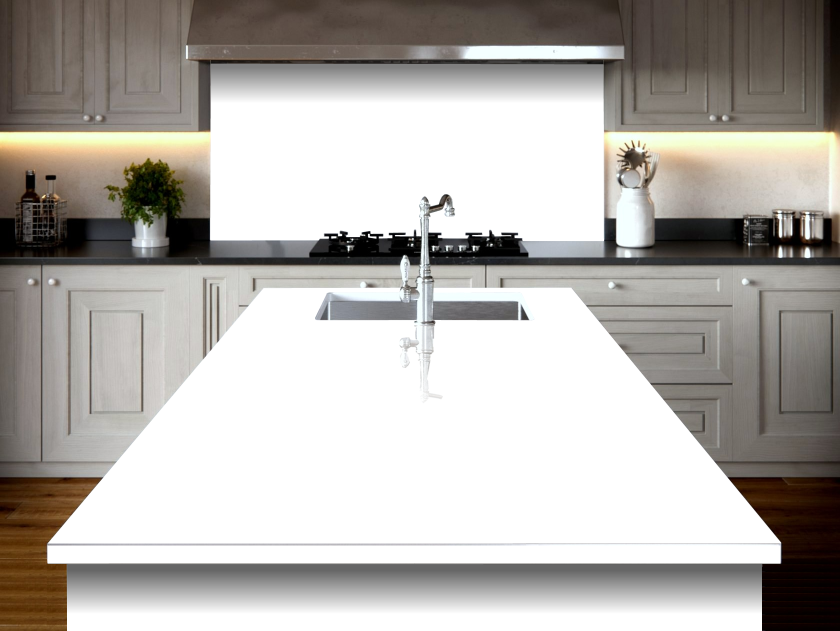
#> input picture Backend/MockupResources/Bancadas/bancada2.png, 1680 x 1261 px (shown at 1/2 size)
$ python create_icon.py
#> lines starting #> are read from the running program, lines starting #| are printed output that depends on the picture
#!/usr/bin/env python3
"""
Script para criar um ícone baseado na moldura da Bancada #2 com fundo cinza claro
Mantém proporção original da moldura sem forçar formato quadrado
"""
from PIL import Image
import os

# Caminhos
bancada_path = "Backend/MockupResources/Bancadas/bancada2.png"
output_path = "Backend/wwwroot/icon-ambientes.png"

# Carrega a imagem da bancada
img = Image.open(bancada_path)
#> img is the input picture: PIL image 1680x1261 RGBA; mean R, G, B, A 155.6, 151.8, 147.3, 140.5

# Converte para RGBA se necessário
if img.mode != 'RGBA':
    img = img.convert('RGBA')

# Redimensiona mantendo proporção original
# Define largura máxima de 128px
max_width = 128
aspect_ratio = img.size[1] / img.size[0]  # altura / largura
#> aspect_ratio = 0.751
new_width = max_width
new_height = int(new_width * aspect_ratio)
#> new_height = 96

img = img.resize((new_width, new_height), Image.Resampling.LANCZOS)
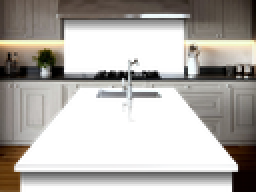
#> img: PIL image 128x96 RGBA (shown 2 times larger); mean R, G, B, A 76.3, 72.3, 67.8, 140.7; transparent parts drawn white

# Cria uma nova imagem com fundo cinza claro usando o tamanho proporcional
icon = Image.new('RGBA', (new_width, new_height), (229, 231, 235, 255))
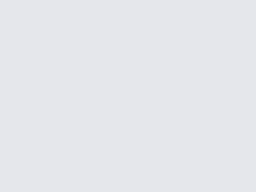
#> icon: PIL image 128x96 RGBA (shown 2 times larger); mean R, G, B, A 229, 231, 235, 255

# Faz o composite da bancada sobre o fundo cinza (respeita alpha/transparência)
icon.paste(img, (0, 0), img)
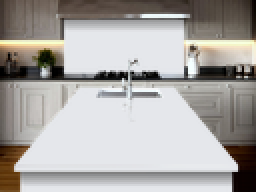
#> icon: PIL image 128x96 RGBA (shown 2 times larger); mean R, G, B, A 167.5, 164.6, 161.9, 248; transparent parts drawn white

# Salva o ícone
icon.save(output_path, 'PNG', optimize=True)
print(f"Icone criado: {output_path}")
print(f"Dimensoes: {new_width}x{new_height}px")
#| Dimensoes: 128x96px
print(f"Tamanho: {os.path.getsize(output_path) / 1024:.1f} KB")

$ run again, with Backend/MockupResources/Bancadas/bancada1.png copied over Backend/MockupResources/Bancadas/bancada2.png
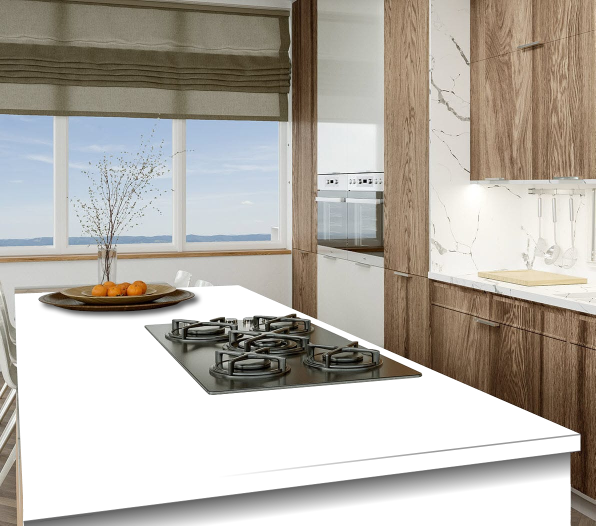
#> input picture Backend/MockupResources/Bancadas/bancada1.png, 1191 x 1051 px (shown at 1/2 size)
#> img is the input picture: PIL image 1191x1051 RGBA; mean R, G, B, A 173.6, 168, 160, 185.4
#> `img = img.resize((new_width, new_height), Image.Resampling.LANCZOS)`:
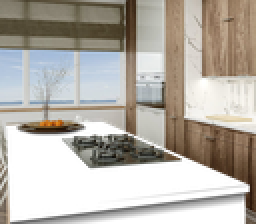
#> img: PIL image 128x112 RGBA (shown 2 times larger); mean R, G, B, A 121.1, 115.5, 107.2, 185.5; transparent parts drawn white
#> `icon.paste(img, (0, 0), img)`:
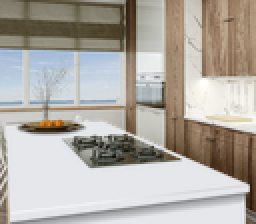
#> icon: PIL image 128x112 RGBA (shown 2 times larger); mean R, G, B, A 175.5, 170.5, 163.6, 250.9; transparent parts drawn white
#| Dimensoes: 128x112px

$ run again, with Backend/MockupResources/Bancadas/bancada4.png copied over Backend/MockupResources/Bancadas/bancada2.png
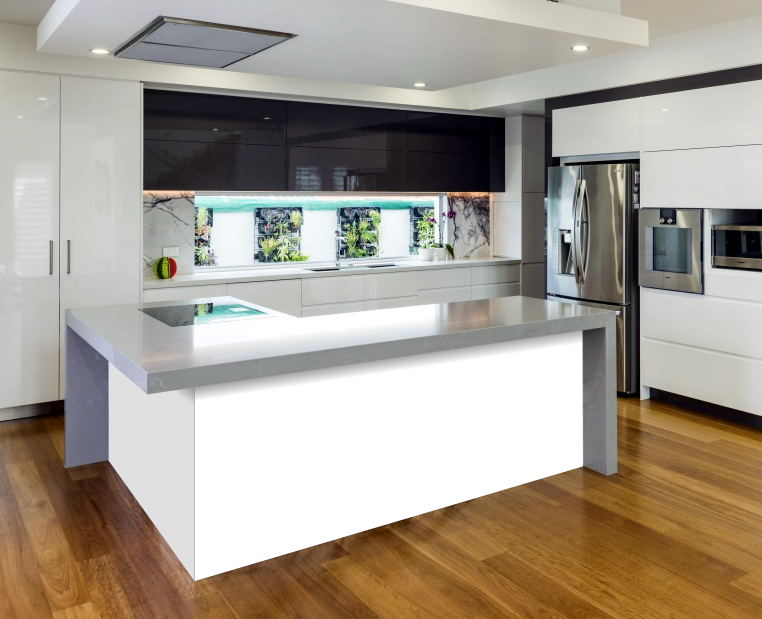
#> input picture Backend/MockupResources/Bancadas/bancada4.png, 1523 x 1238 px (shown at 1/2 size)
#> img is the input picture: PIL image 1523x1238 RGBA; mean R, G, B, A 145.7, 137.3, 125.4, 215.7
#> `img = img.resize((new_width, new_height), Image.Resampling.LANCZOS)`:
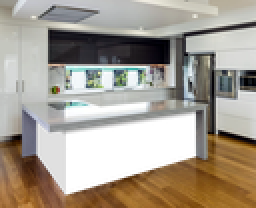
#> img: PIL image 128x104 RGBA (shown 2 times larger); mean R, G, B, A 130.1, 121.5, 109.3, 215.6; transparent parts drawn white
#> `icon.paste(img, (0, 0), img)`:
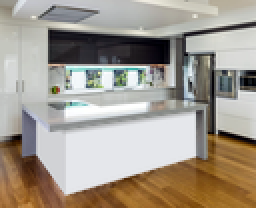
#> icon: PIL image 128x104 RGBA (shown 2 times larger); mean R, G, B, A 161.8, 153.8, 142.4, 253.2; transparent parts drawn white
#| Dimensoes: 128x104px

$ run again, with Backend/MockupResources/Bancadas/bancada5.png copied over Backend/MockupResources/Bancadas/bancada2.png
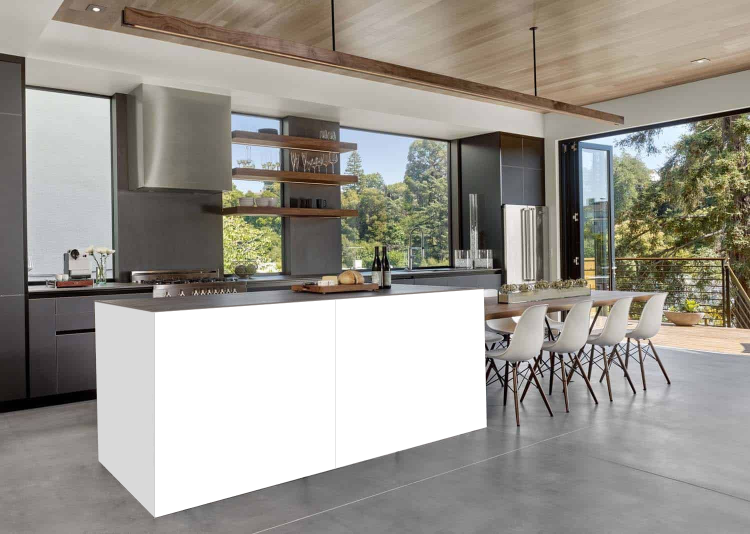
#> input picture Backend/MockupResources/Bancadas/bancada5.png, 1500 x 1068 px (shown at 1/2 size)
#> img is the input picture: PIL image 1500x1068 RGBA; mean R, G, B, A 150.8, 146.8, 139.4, 213.2
#> `img = img.resize((new_width, new_height), Image.Resampling.LANCZOS)`:
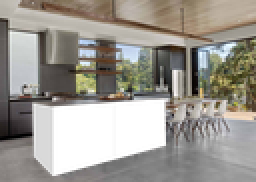
#> img: PIL image 128x91 RGBA (shown 2 times larger); mean R, G, B, A 118.7, 114.7, 107.2, 213.2; transparent parts drawn white
#> `icon.paste(img, (0, 0), img)`:
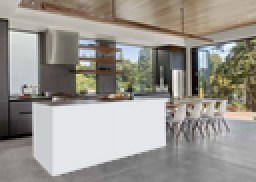
#> icon: PIL image 128x91 RGBA (shown 2 times larger); mean R, G, B, A 152.4, 148.7, 142, 253.3; transparent parts drawn white
#| Dimensoes: 128x91px
